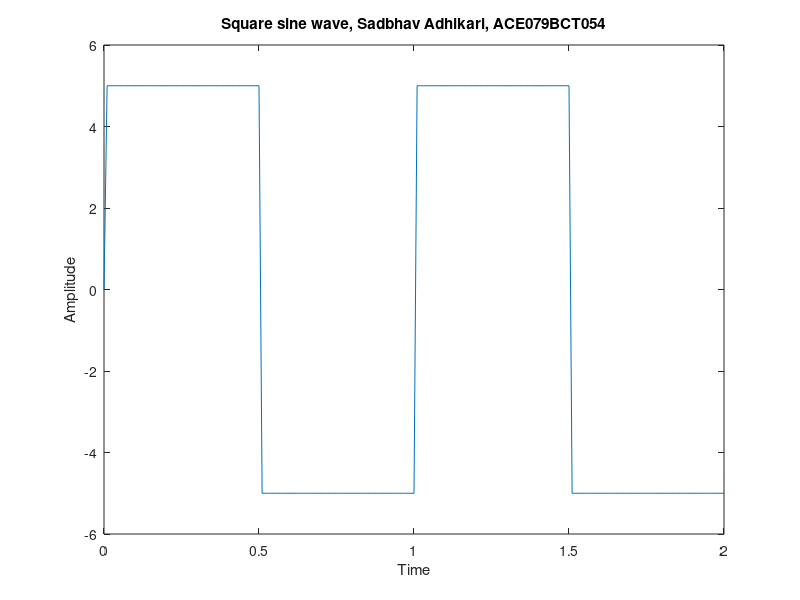

MATLAB code for this plot:
t = 0:0.01:2;
a = 5;
f = 1;

y = a * sign(sin(2 * pi * f * t));

plot(t, y)

title("Square sine wave, Sadbhav Adhikari, ACE079BCT054");
xlabel("Time");
ylabel("Amplitude");